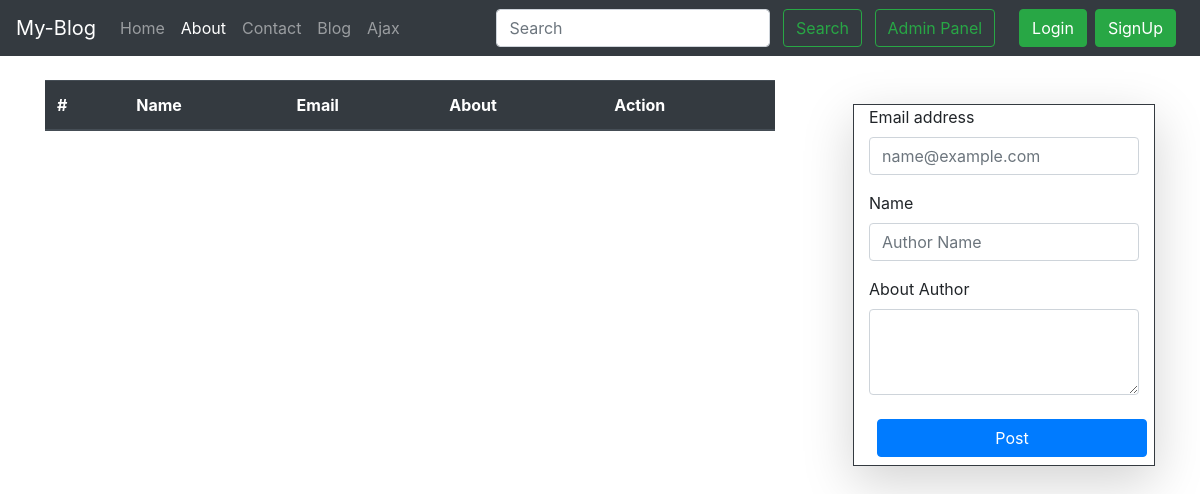
The app's page /about, older data.
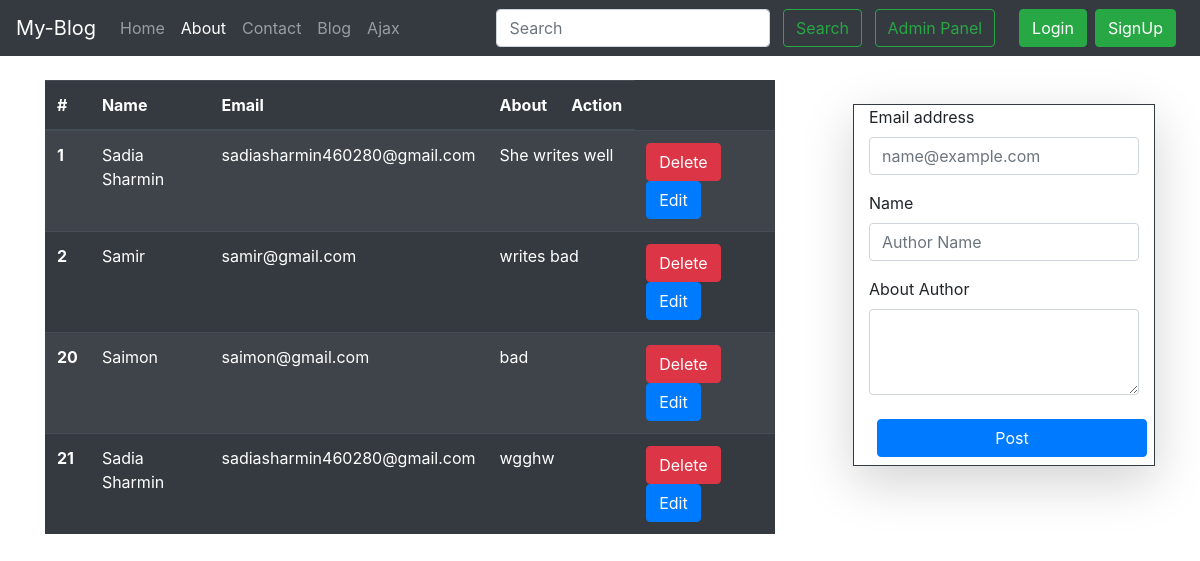
The same page, newer data.
### home/models.py (models this page shows)
class About(models.Model):
     name= models.CharField(max_length=255)
     email= models.CharField(max_length=100)
     status= models.CharField(max_length=100,default='writer')
     about= models.TextField()
     def __str__(self):
        return "About of  "+self.email +' - ' +self.name

### home/views.py (the view, shortened to what this page needs)
# urls.py: path('about', views.about,name='about'),
def about(request):
    allAbout= About.objects.all()
    a=list(allAbout)
    print(allAbout)
    allAbout={"allAbout": allAbout}
    return render(request,"home/about.html",allAbout)

### templates/home/about.html (shortened to what this page needs)
{% extends 'base.html' %}
{% block aboutactive %} active {% endblock aboutactive %}
{% block body %}
<div class="container ">
    <div class="row">
      <div class="col-8 mt-4 mr-5 ">
        <table  class="table table-dark table-striped">
            <thead>
              <tr>
                <th scope="col">#</th>
                <th scope="col">Name</th>
                <th scope="col">Email</th>
                <th scope="col" colspan="3">About</th>
                <th scope="col" >Action</th>
              </tr>
            </thead>
            <tbody id='tbody'>
             {% for about in allAbout  %}
             <tr >
                <th scope="row">{{about.id}}</th>
                <td>{{about.name}}</td>
                <td>{{about.email}}</td>
                <td colspan="5">{{about.about}}</td>
                <td ><input class="btn btn-danger btnDelete" data-sid="{{about.id}}" type="button" value="Delete">
                    <input class="btn btn-primary btnEdit" data-sid="{{about.id}}" type="submit" value="Edit">
                </td>
              </tr>
             {% endfor %}
            </tbody>
          </table>
      </div>
      <div class="col">
        <div class='container mt-5 border-dark border border-2 shadow-lg'>
            <form id='form' >
                <div class="mb-3">
                    <label for="exampleFormControlInput1" class="form-label" >Email address</label>
                    <input type="email" class="form-control" name='email' id='emailid' placeholder="name@example.com">
                  </div>
                <div class="mb-3">
                    <label for="exampleFormControlInput1" class="form-label" >Name</label>
                    <input type="name" class="form-control" name='name' id='nameid' placeholder="Author Name">
                  </div>
                  <div class="mb-3">
                    <label for="exampleFormControlTextarea1" class="form-label">About Author</label>
                    <textarea class="form-control" id='aboutid' name='about' rows="3"></textarea>
                  </div>
                  <input class="btn btn-primary w-100 m-2" id='postbtn' value="Post">
            </form>
        </div>
      </div>
    </div>
  </div>
 {% endblock %}

Row changes from the older to the newer data that the page shows:
added About: id "1", name "Sadia Sharmin", email "sadiasharmin460280@gmail.com", about "She writes well"
added About: id "2", name "Samir", email "samir@gmail.com", about "writes bad"
added About: id "20", name "Saimon", email "saimon@gmail.com", about "bad"
added About: id "21", name "Sadia Sharmin", email "sadiasharmin460280@gmail.com", about "wgghw"
